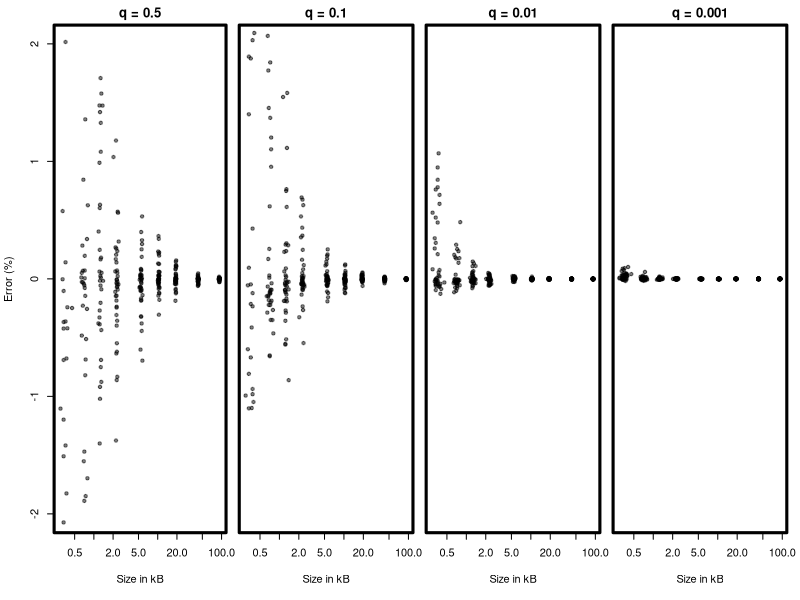
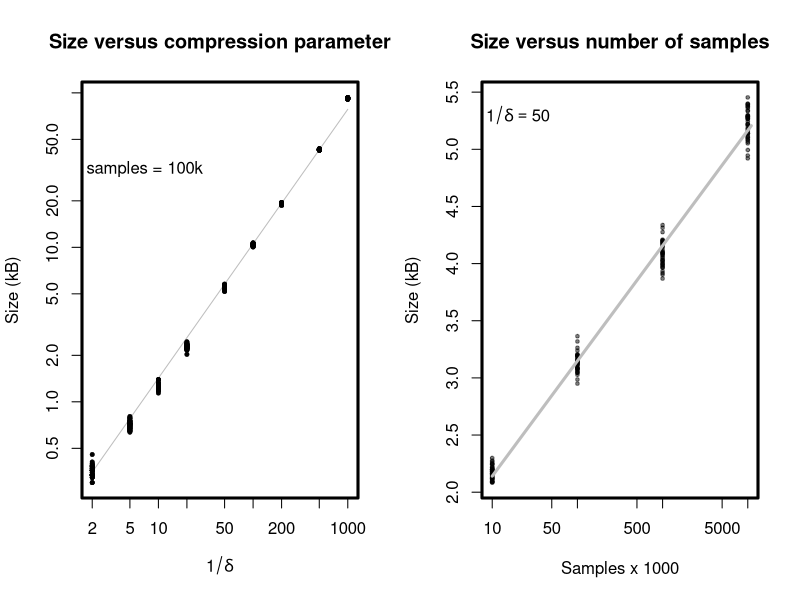

Write R code to recreate these figures, in order.
x = read.delim("accuracy.csv")
png("accuracy-1.png", width=1800, height=600, pointsize=36)
x$kb = x$size/1000
old = par(mar=c(5.1, 4.1,1.9,1))
layout(matrix(c(1,2,3,4), 1, 4, byrow=T), widths=c(1.28,1,1,1))
plot(100*error ~ kb, x[x$q==0.5,], ylim=c(-2,2), log='x', ylab="Error (%)", xlab="Size in kB", main="q = 0.5", cex=0.7, pch=21, bg='#00000080', col='#00000080')
box(col='black', lwd=3)
par(mar=c(5.1,0,1.9,1))
plot(100*error ~ kb, x[x$q==0.1,], ylim=c(-2,2), log='x', ylab=NA, xlab="Size in kB", main="q = 0.1", yaxt='n', cex=0.7, pch=21, bg='#00000080', col='#00000080')
box(col='black', lwd=3)
plot(100*error ~ kb, x[x$q==0.01,], ylim=c(-2,2), log='x', ylab=NA, xlab="Size in kB", main="q = 0.01", yaxt='n', cex=0.7, pch=21, bg='#00000080', col='#00000080')
box(col='black', lwd=3)
plot(100*error ~ kb, x[x$q==0.001,], ylim=c(-2,2), log='x', ylab=NA, xlab="Size in kB", main="q = 0.001", yaxt='n', cex=0.7, pch=21, bg='#00000080', col='#00000080')
box(col='black', lwd=3)
par(old)
dev.off()


png("accuracy-2.png", width=1800, height=900, pointsize=28)
layout(matrix(c(1,2), 1, 2, byrow=T), widths=c(1,1))
plot(kb ~ compression, x, log='xy', xlab=expression(1/delta), ylab="Size (kB)", main="Size versus compression parameter", cex=0.01)
box(col='black', lwd=3)
lines(x$compression, exp(-1.65 + log(x$compression)*0.87), col='grey')
points(kb ~ compression, x, pch=21, cex=0.5, bg='#00000080', col='#00000080')
text(6,32,"# samples = 100k")

z = read.delim('size-scale.csv')
plot( size1/1000 ~ samples,z[z$compression==50,], log='x', pch=21, cex=0.5, bg='#00000080', col='#00000080', xlab = "Samples x 1000", ylab = "Size (kB)", main="Size versus number of samples")
text(20,5.3, expression(1/delta == 50))
box(col='black', lwd=3)
lines(seq(10,11000,10), predict(lm( size1 ~ log(samples),z[z$compression==50,]), newdata=data.frame(samples=seq(10,11000,10)))/1000, col='grey', lwd=3)
dev.off()
